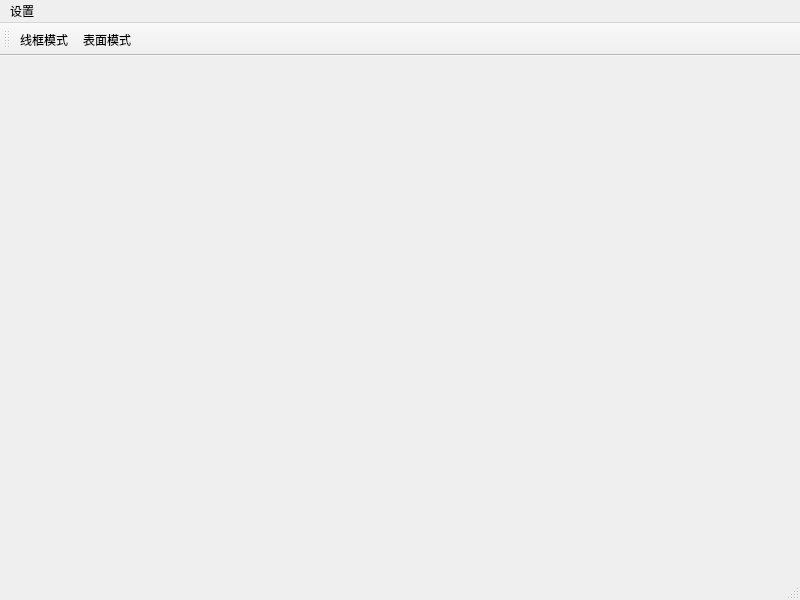
<?xml version="1.0" encoding="UTF-8"?>
<ui version="4.0">
 <class>MainWindow</class>
 <widget class="QMainWindow" name="MainWindow">
  <property name="geometry">
   <rect>
    <x>0</x>
    <y>0</y>
    <width>800</width>
    <height>600</height>
   </rect>
  </property>
  <property name="windowTitle">
   <string>MainWindow</string>
  </property>
  <widget class="QWidget" name="centralwidget">
   <widget class="widgetDraw" name="widget_draw" native="true">
    <property name="geometry">
     <rect>
      <x>10</x>
      <y>10</y>
      <width>771</width>
      <height>491</height>
     </rect>
    </property>
   </widget>
  </widget>
  <widget class="QMenuBar" name="menubar">
   <property name="geometry">
    <rect>
     <x>0</x>
     <y>0</y>
     <width>800</width>
     <height>25</height>
    </rect>
   </property>
   <widget class="QMenu" name="menu">
    <property name="title">
     <string>设置</string>
    </property>
    <addaction name="action_lineFrame"/>
    <addaction name="action_surface"/>
   </widget>
   <addaction name="menu"/>
  </widget>
  <widget class="QStatusBar" name="statusbar"/>
  <widget class="QToolBar" name="toolBar">
   <property name="windowTitle">
    <string>toolBar</string>
   </property>
   <attribute name="toolBarArea">
    <enum>TopToolBarArea</enum>
   </attribute>
   <attribute name="toolBarBreak">
    <bool>false</bool>
   </attribute>
   <addaction name="action_lineFrame"/>
   <addaction name="action_surface"/>
  </widget>
  <action name="action_lineFrame">
   <property name="icon">
    <iconset resource="image.qrc">
     <normaloff>:/img/img/lineFrame.png</normaloff>:/img/img/lineFrame.png</iconset>
   </property>
   <property name="text">
    <string>线框模式</string>
   </property>
  </action>
  <action name="action_surface">
   <property name="icon">
    <iconset resource="image.qrc">
     <normaloff>:/img/img/surface.png</normaloff>:/img/img/surface.png</iconset>
   </property>
   <property name="text">
    <string>表面模式</string>
   </property>
  </action>
 </widget>
 <customwidgets>
  <customwidget>
   <class>widgetDraw</class>
   <extends>QWidget</extends>
   <header>widgetdraw.h</header>
   <container>1</container>
  </customwidget>
 </customwidgets>
 <resources>
  <include location="image.qrc"/>
 </resources>
 <connections/>
</ui>
